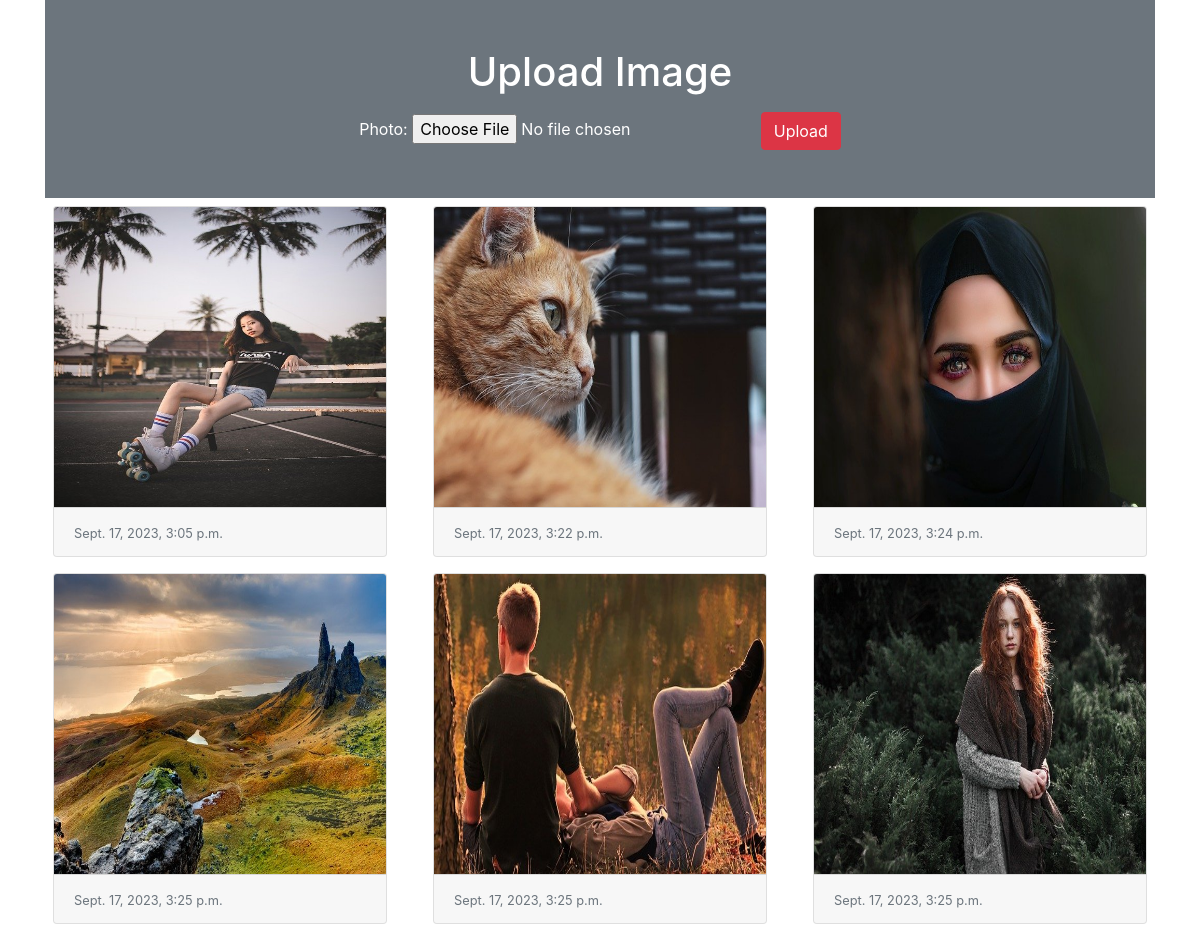
The page / on the database its author committed.
### myapp/models.py (models this page shows)
class Image(models.Model):
    photo=models.ImageField(upload_to="myimage")
    date=models.DateTimeField(auto_now_add=True)

### myapp/views.py (the view)
# urls.py: 2. Add a URL to urlpatterns:  path('', views.home, name='home')
def home(request):
    if request.method=="POST":
        form=Imageform(request.POST,request.FILES)
        if form.is_valid():
            form.save()
    form=Imageform()
    img=Image.objects.all()
    return render(request,'myapp/home.html',{'form':form,'img':img})

### myapp/forms.py
class Imageform(forms.ModelForm):
    class Meta:
        model=Image
        fields='__all__'

### myapp/templates/myapp/home.html (shortened to what this page needs)
<!doctype html>
<html lang="en">
  <head>
    <link rel="stylesheet" href="https://cdn.jsdelivr.net/npm/bootstrap@4.5.3/dist/css/bootstrap.min.css">
  </head>
  <body>
   <div class="container">
    <div class="py-5 text-center bg-secondary text-white">
     <h1 class="mb-3">Upload Image</h1>
     <form action="" method="post" enctype="multipart/form-data">
      {{form}}
      <input type="submit" class="btn btn-danger" value="Upload">
     </form>
    </div>
    <div class="row">
     {% for x in img %}
      <div class="col-sm-4">
       <div class="card m-2">
        <img src="{{x.photo.url}}" alt="" class="card-img-top" height="300px">
        <div class="card-footer">
         <small class="text-muted">{{x.date}}</small>
        </div>
       </div>
      </div>
     {% endfor %}
    </div>
   </div>
  </body>
</html>

### rows shown on the page
Image: photo (picture), date "Sept. 17, 2023, 3:05 p.m."
Image: photo (picture), date "Sept. 17, 2023, 3:22 p.m."
Image: photo (picture), date "Sept. 17, 2023, 3:24 p.m."
Image: photo (picture), date "Sept. 17, 2023, 3:25 p.m."
Image: photo (picture), date "Sept. 17, 2023, 3:25 p.m."
Image: photo (picture), date "Sept. 17, 2023, 3:25 p.m."
